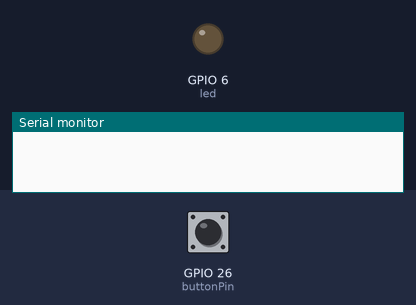
Simulated run of this sketch. Board: ESP32. On the bench: output pins drawn as LEDs (lit = HIGH), the last lines printed to the serial monitor. The test bench sets the inputs (shaded band); at power-on: GPIO 26 (buttonPin) HIGH.

Above: at 2.2 s.
2.3 s: GPIO 26 (buttonPin) pulled LOW for 0.15 s
At 3.1 s:
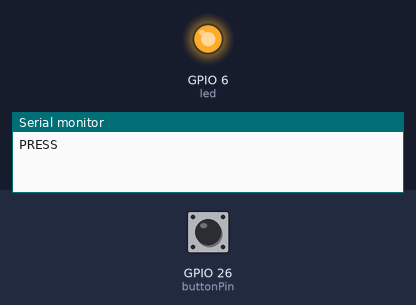
Timing chart, 0 to 5.3 s (numbered marks = the images above; inputs shaded):
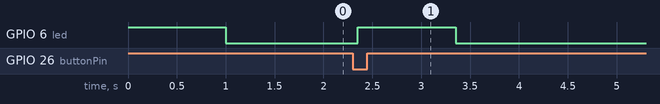

Measured:
- after the input at 2.3 s, GPIO 6 (led): LOW → HIGH after 0.05 s, → LOW 1.0 s later

The sketch:

Teensy_MIDI_Debounce.ino
```cpp
//MIDI Button Debounce for Teensy 2.0++

//libraries
#include <Wire.h>

// constants won't change. They're used here to
// set pin numbers:
const int buttonPin = 26;    // the number of the pushbutton pin
const int led = 6; //ref LED pin

// initialize button state variables
int buttonState;             // the current reading from the input pin
int lastButtonState = LOW;   // the previous reading from the input pin

// the following variables are long's because the time, measured in miliseconds,
// will quickly become a bigger number than can be stored in an int.
long lastDebounceTime = 0;  // the last time the output pin was toggled
long debounceDelay = 50;    // the debounce time; increase if the output flickers

void setup(){
  //turn on pin for button
   pinMode(buttonPin,INPUT_PULLUP);
   // initialize the digital pin as an output.
   pinMode(led, OUTPUT);

   //Power on Blink Test
   digitalWrite(led, HIGH);
   delay(1000);
   digitalWrite(led, LOW);

   //Serial monitoring
   Serial.begin(9600);
}

void loop() {

        digitalWrite(led, LOW);

  // read the state of the switch into a local variable:
  int reading = digitalRead(buttonPin);

  // check to see if you just pressed the button
  // (i.e. the input went from LOW to HIGH),  and you've waited
  // long enough since the last press to ignore any noise:

  // If the switch changed, due to noise or pressing:
  if (reading != lastButtonState) {
    // reset the debouncing timer
    lastDebounceTime = millis();
  }

  if ((millis() - lastDebounceTime) > debounceDelay) {
    // whatever the reading is at, it's been there for longer
    // than the debounce delay, so take it as the actual current state:

    // if the button state has changed:
    if (reading != buttonState) {
      buttonState = reading;

      // only toggle the MIDI note if the new button state is HIGH
      if (buttonState == LOW) {

        Serial.println("PRESS");

        // usbMIDI.sendNoteOn(10, 100, 10);

        //fire the LED to show the switch is working
        digitalWrite(led, HIGH);
        delay(1000);

      }
    }
  }
  // save the reading.  Next time through the loop,
  // it'll be the lastButtonState:
  lastButtonState = reading;
}
```
